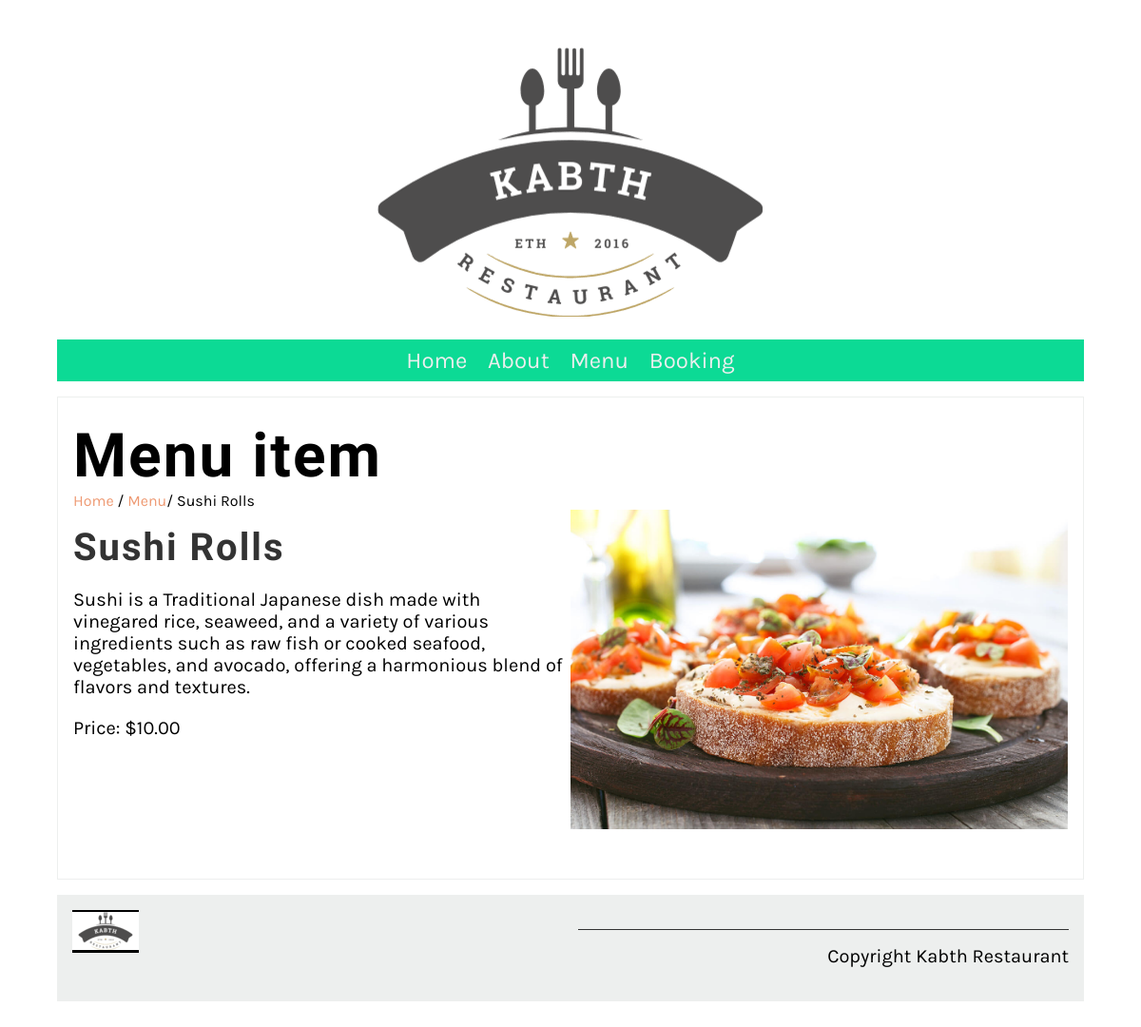
The app's page /menu_item/3/ with its own data.
### restaurant/models.py (models this page shows, shortened)
class Menu(models.Model):
    name = models.CharField(max_length=250)
    price = models.IntegerField()
    description = models.TextField(max_length=1000)

### restaurant/views.py (the view)
# urls.py: path('menu_item/<int:pk>/', views.menu_item, name= "menu_item"),
def menu_item(request, pk=None):
    if pk:
        menu_item = models.Menu.objects.get(pk = pk)
    else:
        menu_item=""
    return render(request,"menu_item.html",{"menu_item":menu_item})

### restaurant/templates/menu_item.html
{% extends 'base.html' %}
{% load static %}
{% block content %}
<section>
    <article>
        <h1>Menu item</h1>
        <span>
            <a href="{% url 'home' %}">Home</a> /
            <a href="{% url 'menu' %}">Menu</a>/
            {{menu_item.name}}
        </span>
        <div class="row">
            <div class="column">
                <h2>
                    {{menu_item.name}}
                </h2>
                <p>
                    {{menu_item.description}}
                </p>
                <p>
                    Price: ${{menu_item.price}}.00
                </p>
            </div>
            <div class="column">
                <img src="{% static 'img/menu_items/' %}{{ menu_item.name|slugify }}.jpg" alt="{{ menu_item.name }}" />
            </div>
        </div>
    </article>
</section>
{% endblock %}

### restaurant/static/css/style.css (style rules this page uses)
body { font-family: 'Karla', sans-serif; margin-top: 3rem; margin-bottom: 3rem; margin-left: 5%; margin-right: 5%; }
h1, h2, h3, h4, h5, h6 { font-family: 'Markazi Text', serif; letter-spacing: 2px;; }
h1 { font-size: 4rem; margin-top: 1.5rem; margin-bottom: 0; }
h2 { font-size: 2.5rem; color: #333333; margin:1rem 0; }
p, ul { font-size: 1.25rem;; }
a { color: #EE9972; text-decoration: none; }
section { display: flex; gap: 2rem 1rem; margin-top: 1rem; margin-bottom: 1rem; flex-direction: row; }
article { flex:1; }
article img { max-width: 100%; }
main article { border: 1px solid #EDEFEE; padding-left: 1rem; padding-right: 1rem; }
.row { display: flex; flex-direction: row; width: 100%; padding-bottom: 1rem; }
.column { flex-basis: 50%; margin-bottom: 1rem; padding-bottom: 1rem; }

### records on screen
Menu: name "Sushi Rolls", description "Sushi is a Traditional Japanese dish made with vinegared rice, seaweed, and a variety of various ingredients such as raw fish or cooked seafood, vegetables, and avocado, offering a harmonious blend of flavors and textures.", price "10"
